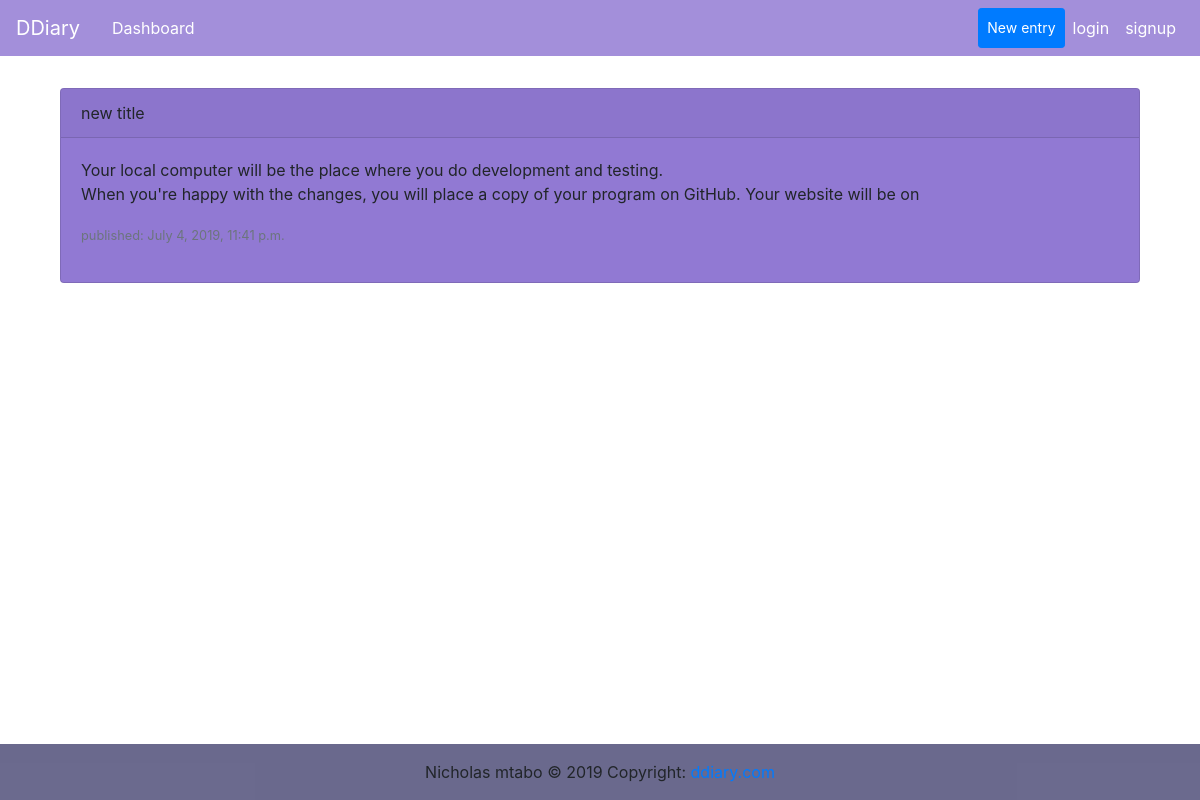
Screenshot of /entry/27/ with the database file from the repository.
### entries/models.py (models this page shows, shortened)
class Entry(models.Model):
  author = models.ForeignKey(settings.AUTH_USER_MODEL, on_delete=models.CASCADE)
  title = models.CharField(max_length=200)
  text = models.TextField(max_length=700)
  created_date = models.DateTimeField(default=timezone.now)

### entries/views.py (the view)
# urls.py: path('entry/<int:pk>/', views.entry_detail, name='entry_detail'),
def entry_detail(request, pk):
  entry = get_object_or_404(Entry, pk=pk)
  return render(request, 'entries/entry_detail.html', {'entry': entry})

### entries/templates/entries/entry_detail.html (shortened to what this page needs)
{% extends 'entries/base.html' %}
{% block content %}
<div class="card" style="margin-top: 2em; background-color: rgba(72, 32, 182, 0.6);">
  <div class="card-header">
  <span>
  	{{ entry.title }}
  </span>
  </div>
  <div class="card-body">
  	<p class="card-text">{{ entry.text | linebreaksbr }}</p>
  {% if entry.created_date %}
  <p><small class="text-muted">
    published: {{ entry.created_date }}
    </small>
  </p>
  {% endif %}
  </div>
</div>
{% endblock %}

### rows the page displays
Entry: title "new title", text "Your local computer will be the place where you do development and testing. When you're happy with the changes, you will place a copy of your program on GitHub. Your website will be on", created_date "July 4, 2019, 11:41 p.m."
